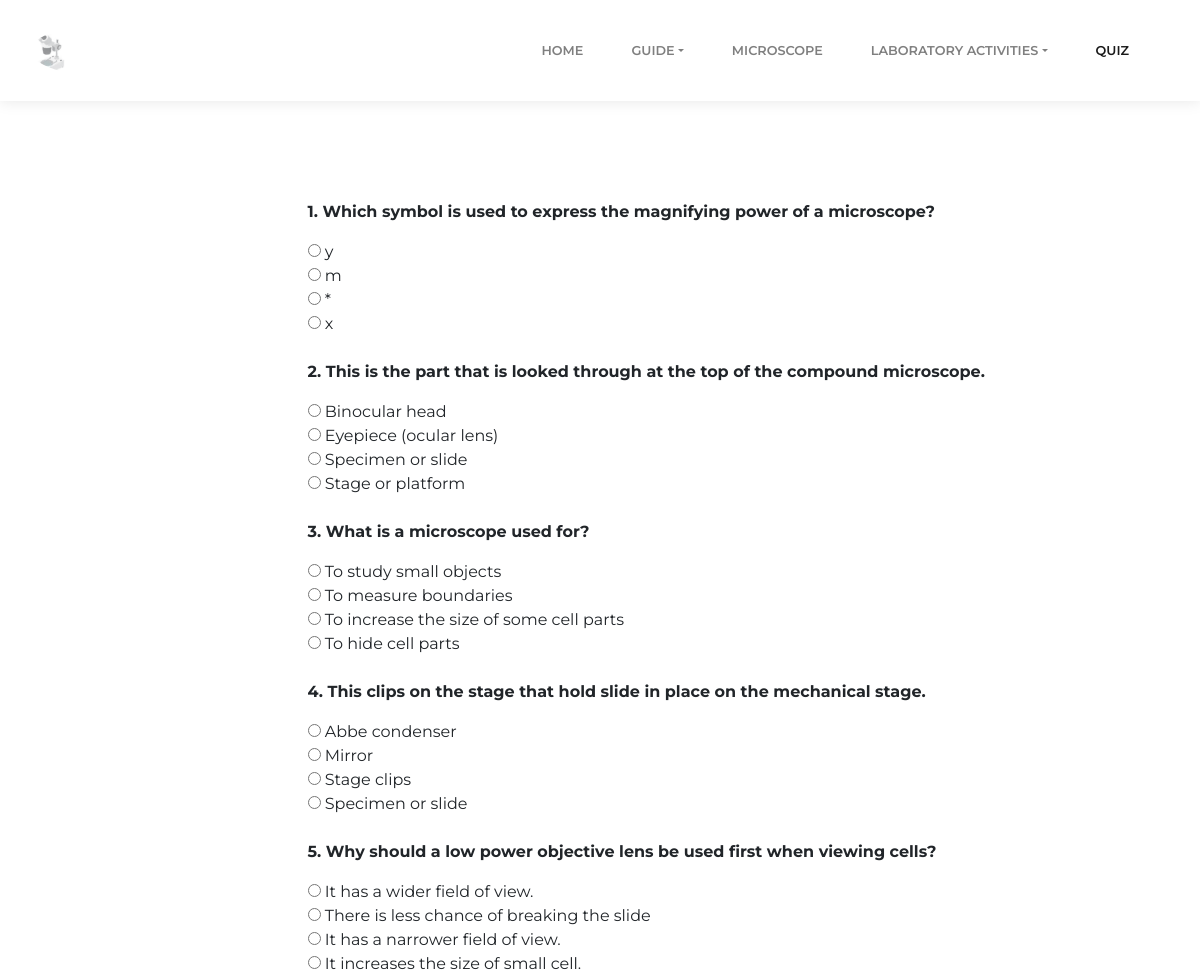
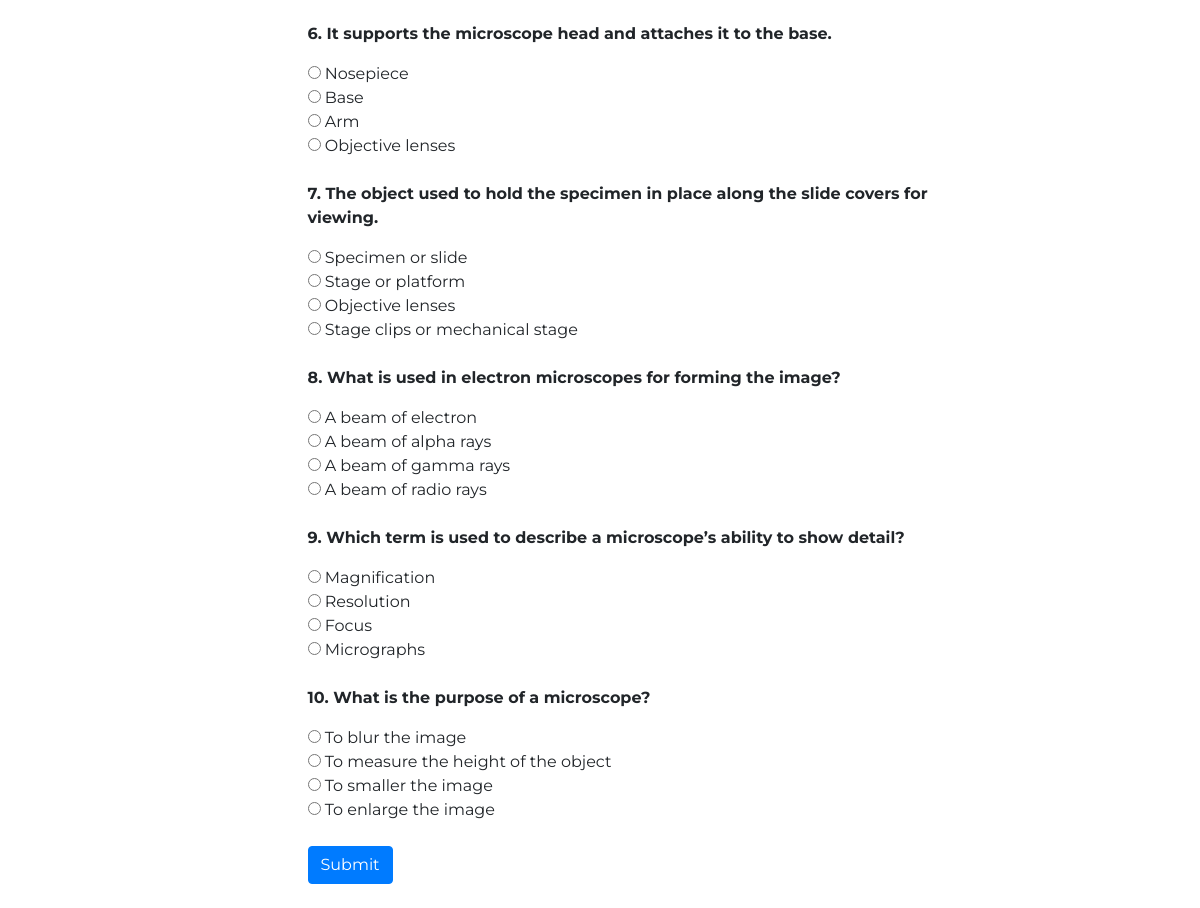
Screenshot of /quiz.php with the database file from the repository (2 pictures, top to bottom).
### tables this page shows
CREATE TABLE `tbl_ques_choice` (
  `id` int(11) NOT NULL,
  `que_id` int(11) NOT NULL,
  `ques` varchar(255) NOT NULL,
  `choicea` varchar(255) NOT NULL,
  `choiceb` varchar(255) NOT NULL,
  `choicec` varchar(255) NOT NULL,
  `choiced` varchar(255) NOT NULL,
  `correct_ans` varchar(255) NOT NULL
);

### quiz.php (the view, shortened to what this page needs)
<?php
include "include/header.php";
include "security.php";
?>
<br><br><br><br>
<div class="row">
  <div class="col-3"></div>
  <div class="col-7">
  <form action="checked.php" method="post">
    <?php
        $query = "SELECT * FROM tbl_ques_choice ORDER BY rand() LIMIT 10";
        $query_run = mysqli_query($connection,$query);
        $num = 1;
        if (mysqli_num_rows($query_run) > 0) {
            while ($row = mysqli_fetch_assoc($query_run)) {
              $qid = $row['que_id'];
        ?>
              <p> <b> <?php echo $num++ . ". " . $row['ques']; ?> </b> </p>
              <input type="radio" name="<?php echo "c[$qid];" ?>" id="" value="<?php echo $row['choicea']; ?>" required> <?php echo $row['choicea']; ?> <br>
              <input type="radio" name="<?php echo "c[$qid];" ?>" id="" value="<?php echo $row['choiceb']; ?>"> <?php echo $row['choiceb']; ?> <br>
              <input type="radio" name="<?php echo "c[$qid];" ?>" id="" value="<?php echo $row['choicec']; ?>"> <?php echo $row['choicec']; ?> <br>
              <input type="radio" name="<?php echo "c[$qid];" ?>" id="" value="<?php echo $row['choiced']; ?>"> <?php echo $row['choiced']; ?> <br> <br>
        <?php
            }
        }
        ?>
        <button type="submit" class="btn btn-primary" name="submit">Submit</button>
  </form>
  </div>
  <div class="col-2"></div>
</div>
<br>
<?php
include "include/footer.php";
?>

### include/header.php (shortened to what this page needs)
<?php
$activePage = basename($_SERVER['PHP_SELF'], ".php");
?>
<!DOCTYPE html>
<html>
<head>
    <link rel="stylesheet" href="assets/bootstrap/css/bootstrap.min.css">
    <link rel="stylesheet" href="https://cdnjs.cloudflare.com/ajax/libs/ionicons/2.0.1/css/ionicons.min.css">
    <link rel="stylesheet" href="https://cdnjs.cloudflare.com/ajax/libs/simple-line-icons/2.4.1/css/simple-line-icons.min.css">
    <link rel="stylesheet" href="https://cdnjs.cloudflare.com/ajax/libs/baguettebox.js/1.10.0/baguetteBox.min.css">
    <link rel="stylesheet" href="assets/css/Login-Form-Dark.css">
    <link rel="stylesheet" href="assets/css/smoothproducts.css">
</head>
<body>
    <nav class="navbar navbar-light navbar-expand-lg fixed-top bg-white clean-navbar">
        <div class="container-fluid"><a class="navbar-brand logo" href="index.php"> <img class="rounded-circle img-fluid" src="assets/img/avatars/logo2.gif" width="160" height="15" alt="logo"> </a>
            <div class="collapse navbar-collapse" id="navcol-1">
                <ul class="navbar-nav ml-auto">
                    <li class="nav-item"><a class="nav-link <?= ($activePage == 'index') ? 'active':''; ?>" href="index.php">Home</a></li>
                    <li class="nav-item dropdown">
                        <a class="nav-link dropdown-toggle" data-toggle="dropdown" href="#" role="button" aria-expanded="false">guide</a>
                    </li>
                    <li class="nav-item"><a class="nav-link <?= ($activePage == 'microscope') ? 'active':''; ?>" href="microscope.php">microscope</a></li>
                    <li class="nav-item dropdown">
                        <a class="nav-link dropdown-toggle" data-toggle="dropdown" href="#" role="button" aria-expanded="false">laboratory activities</a>
                    </li>
                    <li class="nav-item"><a class="nav-link <?= ($activePage == 'quiz') ? 'active':''; ?>" href="quiz.php">quiz</a></li>
                </ul>
            </div>
        </div>
    </nav>
    <main class="page landing-page">
        <br>

### include/footer.php (shortened to what this page needs)
</main>
</body>
</html>

### assets/css/smoothproducts.css (style rules this page uses)
html, body { height: 100%; width: 100%; }

### rows the page displays
tbl_ques_choice: ques "Which symbol is used to express the magnifying power of a microscope?", choicea "y", choiceb "m", choicec "*", choiced "x"
tbl_ques_choice: ques "This is the part that is looked through at the top of the compound microscope.", choicea "Binocular head", choiceb "Eyepiece (ocular lens)", choicec "Specimen or slide", choiced "Stage or platform"
tbl_ques_choice: ques "What is a microscope used for?", choicea "To study small objects", choiceb "To measure boundaries", choicec "To increase the size of some cell parts", choiced "To hide cell parts"
tbl_ques_choice: ques "This clips on the stage that hold slide in place on the mechanical stage.", choicea "Abbe condenser", choiceb "Mirror", choicec "Stage clips", choiced "Specimen or slide"
tbl_ques_choice: ques "Why should a low power objective lens be used first when viewing cells?", choicea "It has a wider field of view.", choiceb "There is less chance of breaking the slide", choicec "It has a narrower field of view.", choiced "It increases the size of small cell."
tbl_ques_choice: ques "It supports the microscope head and attaches it to the base.", choicea "Nosepiece", choiceb "Base", choicec "Arm", choiced "Objective lenses"
tbl_ques_choice: ques "The object used to hold the specimen in place along the slide covers for viewing.", choicea "Specimen or slide", choiceb "Stage or platform", choicec "Objective lenses", choiced "Stage clips or mechanical stage"
tbl_ques_choice: ques "What is used in electron microscopes for forming the image?", choicea "A beam of electron", choiceb "A beam of alpha rays", choicec "A beam of gamma rays", choiced "A beam of radio rays"
tbl_ques_choice: ques "Which term is used to describe a microscope’s ability to show detail?", choicea "Magnification", choiceb "Resolution", choicec "Focus", choiced "Micrographs"
tbl_ques_choice: ques "What is the purpose of a microscope?", choicea "To blur the image", choiceb "To measure the height of the object", choicec "To smaller the image", choiced "To enlarge the image"
